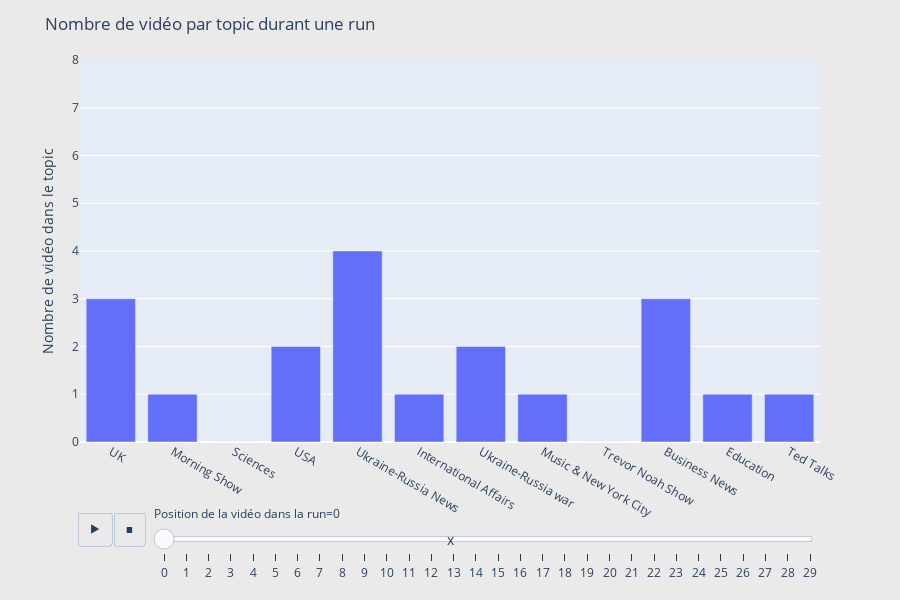

Write notebook code for a chart like this one.
### Code cell
# Get the maximal value
max_value = data_df["Nombre de vidéo dans le topic"].max()
# Plot animated histogram
fig = px.bar(data_df, x=data_df["Numéro de topic"].apply(lambda x: topic_id2name[x]), y="Nombre de vidéo dans le topic", animation_frame="Position de la vidéo dans la run",  range_y=[0, max_value], range_x=[-0.5, 11.5])
# Set the time between frame to 1.1 sec
fig.layout.updatemenus[0].buttons[0].args[1]["frame"]["duration"] = 1100
fig.update_xaxes(tick0=0)
fig.update_xaxes(dtick=1)
fig.update_layout(
    title="Nombre de vidéo par topic durant une run",
    height=600,
    paper_bgcolor="rgb(234, 234, 234)"
)
fig.write_html('plots/p5_nb_topic_in_video.html', auto_play=False)
fig.show()

### Figure 1 — Plotly figure (JSON) as saved in the notebook; plotly's stock layout.template omitted (floating-point values rounded to 4 significant figures)
{"data": [{"alignmentgroup": "True", "hovertemplate": "Position de la vidéo dans la run=0<br>x=%{x}<br>Nombre de vidéo dans le topic=%{y}<extra></extra>", "legendgroup": "", "marker": {"color": "#636efa", "pattern": {"shape": ""}}, "name": "", "offsetgroup": "", "orientation": "v", "showlegend": false, "textposition": "auto", "x": ["UK", "Morning Show", "Sciences", "USA", "Ukraine-Russia News", "International Affairs", "Ukraine-Russia war", "Music & New York City", "Trevor Noah Show", "Business News", "Education", "Ted Talks", "World News", "Biathlon"], "xaxis": "x", "y": [3, 1, 0, 2, 4, 1, 2, 1, 0, 3, 1, 1, 7, 1], "yaxis": "y", "type": "bar"}], "layout": {"xaxis": {"anchor": "y", "domain": [0.0, 1.0], "title": {"text": "x"}, "range": [-0.5, 11.5], "tick0": 0, "dtick": 1}, "yaxis": {"anchor": "x", "domain": [0.0, 1.0], "title": {"text": "Nombre de vidéo dans le topic"}, "range": [0, 8]}, "legend": {"tracegroupgap": 0}, "margin": {"t": 60}, "barmode": "relative", "updatemenus": [{"buttons": [{"args": [null, {"frame": {"duration": 1100, "redraw": true}, "mode": "immediate", "fromcurrent": true, "transition": {"duration": 500, "easing": "linear"}}], "label": "&#9654;", "method": "animate"}, {"args": [[null], {"frame": {"duration": 0, "redraw": true}, "mode": "immediate", "fromcurrent": true, "transition": {"duration": 0, "easing": "linear"}}], "label": "&#9724;", "method": "animate"}], "direction": "left", "pad": {"r": 10, "t": 70}, "showactive": false, "type": "buttons", "x": 0.1, "xanchor": "right", "y": 0, "yanchor": "top"}], "sliders": [{"active": 0, "currentvalue": {"prefix": "Position de la vidéo dans la run="}, "len": 0.9, "pad": {"b": 10, "t": 60}, "steps": [{"args": [["0"], {"frame": {"duration": 0, "redraw": true}, "mode": "immediate", "fromcurrent": true, "transition": {"duration": 0, "easing": "linear"}}], "label": "0", "method": "animate"}, {"args": [["1"], {"frame": {"duration": 0, "redraw": true}, "mode": "immediate", "fromcurrent": true, "transition": {"duration": 0, "easing": "linear"}}], "label": "1", "method": "animate"}, {"args": [["2"], {"frame": {"duration": 0, "redraw": true}, "mode": "immediate", "fromcurrent": true, "transition": {"duration": 0, "easing": "linear"}}], "label": "2", "method": "animate"}, {"args": [["3"], {"frame": {"duration": 0, "redraw": true}, "mode": "immediate", "fromcurrent": true, "transition": {"duration": 0, "easing": "linear"}}], "label": "3", "method": "animate"}, {"args": [["4"], {"frame": {"duration": 0, "redraw": true}, "mode": "immediate", "fromcurrent": true, "transition": {"duration": 0, "easing": "linear"}}], "label": "4", "method": "animate"}, {"args": [["5"], {"frame": {"duration": 0, "redraw": true}, "mode": "immediate", "fromcurrent": true, "transition": {"duration": 0, "easing": "linear"}}], "label": "5", "method": "animate"}, {"args": [["6"], {"frame": {"duration": 0, "redraw": true}, "mode": "immediate", "fromcurrent": true, "transition": {"duration": 0, "easing": "linear"}}], "label": "6", "method": "animate"}, {"args": [["7"], {"frame": {"duration": 0, "redraw": true}, "mode": "immediate", "fromcurrent": true, "transition": {"duration": 0, "easing": "linear"}}], "label": "7", "method": "animate"}, {"args": [["8"], {"frame": {"duration": 0, "redraw": true}, "mode": "immediate", "fromcurrent": true, "transition": {"duration": 0, "easing": "linear"}}], "label": "8", "method": "animate"}, {"args": [["9"], {"frame": {"duration": 0, "redraw": true}, "mode": "immediate", "fromcurrent": true, "transition": {"duration": 0, "easing": "linear"}}], "label": "9", "method": "animate"}, {"args": [["10"], {"frame": {"duration": 0, "redraw": true}, "mode": "immediate", "fromcurrent": true, "transition": {"duration": 0, "easing": "linear"}}], "label": "10", "method": "animate"}, {"args": [["11"], {"frame": {"duration": 0, "redraw": true}, "mode": "immediate", "fromcurrent": true, "transition": {"duration": 0, "easing": "linear"}}], "label": "11", "method": "animate"}, {"args": [["12"], {"frame": {"duration": 0, "redraw": true}, "mode": "immediate", "fromcurrent": true, "transition": {"duration": 0, "easing": "linear"}}], "label": "12", "method": "animate"}, {"args": [["13"], {"frame": {"duration": 0, "redraw": true}, "mode": "immediate", "fromcurrent": true, "transition": {"duration": 0, "easing": "linear"}}], "label": "13", "method": "animate"}, {"args": [["14"], {"frame": {"duration": 0, "redraw": true}, "mode": "immediate", "fromcurrent": true, "transition": {"duration": 0, "easing": "linear"}}], "label": "14", "method": "animate"}, {"args": [["15"], {"frame": {"duration": 0, "redraw": true}, "mode": "immediate", "fromcurrent": true, "transition": {"duration": 0, "easing": "linear"}}], "label": "15", "method": "animate"}, {"args": [["16"], {"frame": {"duration": 0, "redraw": true}, "mode": "immediate", "fromcurrent": true, "transition": {"duration": 0, "easing": "linear"}}], "label": "16", "method": "animate"}, {"args": [["17"], {"frame": {"duration": 0, "redraw": true}, "mode": "immediate", "fromcurrent": true, "transition": {"duration": 0, "easing": "linear"}}], "label": "17", "method": "animate"}, {"args": [["18"], {"frame": {"duration": 0, "redraw": true}, "mode": "immediate", "fromcurrent": true, "transition": {"duration": 0, "easing": "linear"}}], "label": "18", "method": "animate"}, {"args": [["19"], {"frame": {"duration": 0, "redraw": true}, "mode": "immediate", "fromcurrent": true, "transition": {"duration": 0, "easing": "linear"}}], "label": "19", "method": "animate"}, {"args": [["20"], {"frame": {"duration": 0, "redraw": true}, "mode": "immediate", "fromcurrent": true, "transition": {"duration": 0, "easing": "linear"}}], "label": "20", "method": "animate"}, {"args": [["21"], {"frame": {"duration": 0, "redraw": true}, "mode": "immediate", "fromcurrent": true, "transition": {"duration": 0, "easing": "linear"}}], "label": "21", "method": "animate"}, {"args": [["22"], {"frame": {"duration": 0, "redraw": true}, "mode": "immediate", "fromcurrent": true, "transition": {"duration": 0, "easing": "linear"}}], "label": "22", "method": "animate"}, {"args": [["23"], {"frame": {"duration": 0, "redraw": true}, "mode": "immediate", "fromcurrent": true, "transition": {"duration": 0, "easing": "linear"}}], "label": "23", "method": "animate"}, {"args": [["24"], {"frame": {"duration": 0, "redraw": true}, "mode": "immediate", "fromcurrent": true, "transition": {"duration": 0, "easing": "linear"}}], "label": "24", "method": "animate"}, {"args": [["25"], {"frame": {"duration": 0, "redraw": true}, "mode": "immediate", "fromcurrent": true, "transition": {"duration": 0, "easing": "linear"}}], "label": "25", "method": "animate"}, {"args": [["26"], {"frame": {"duration": 0, "redraw": true}, "mode": "immediate", "fromcurrent": true, "transition": {"duration": 0, "easing": "linear"}}], "label": "26", "method": "animate"}, {"args": [["27"], {"frame": {"duration": 0, "redraw": true}, "mode": "immediate", "fromcurrent": true, "transition": {"duration": 0, "easing": "linear"}}], "label": "27", "method": "animate"}, {"args": [["28"], {"frame": {"duration": 0, "redraw": true}, "mode": "immediate", "fromcurrent": true, "transition": {"duration": 0, "easing": "linear"}}], "label": "28", "method": "animate"}, {"args": [["29"], {"frame": {"duration": 0, "redraw": true}, "mode": "immediate", "fromcurrent": true, "transition": {"duration": 0, "easing": "linear"}}], "label": "29", "method": "animate"}], "x": 0.1, "xanchor": "left", "y": 0, "yanchor": "top"}], "title": {"text": "Nombre de vidéo par topic durant une run"}, "height": 600, "paper_bgcolor": "rgb(234, 234, 234)"}}
